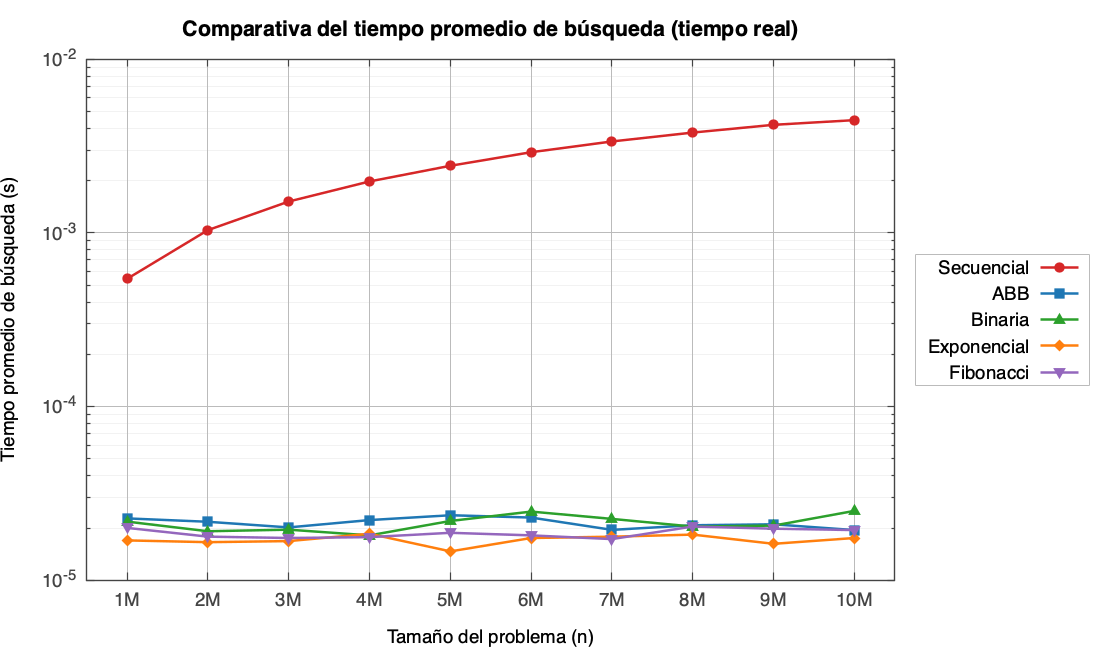

The gnuplot source for this figure:
set encoding utf8
set terminal pngcairo enhanced size 1100,650 font "Helvetica,14"

# Estilo general
set border linewidth 1.2 linecolor rgb "#444444"
set style line 100 lc rgb "#bbbbbb" lw 1
set style line 101 lc rgb "#e6e6e6" lw 0.5
set grid xtics ytics mytics ls 100, ls 101
set key outside right center box lc rgb "#bbbbbb" spacing 1.4 samplen 3
set xlabel "Tamaño del problema (n)" offset 0,-0.5
set ylabel "Tiempo promedio de búsqueda (s)" offset -1,0
set format x "%.0s%c"
set xtics 1000000
set xrange [500000:10500000]

set style line 1 lc rgb "#d62728" lw 2.5 pt 7  ps 1.3
set style line 2 lc rgb "#1f77b4" lw 2.5 pt 5  ps 1.3
set style line 3 lc rgb "#2ca02c" lw 2.5 pt 9  ps 1.4
set style line 4 lc rgb "#ff7f0e" lw 2.5 pt 13 ps 1.4
set style line 5 lc rgb "#9467bd" lw 2.5 pt 11 ps 1.4

# Gráfica 1: los cinco algoritmos (escala logarítmica en y)
set output "comparativa.png"
set title "Comparativa del tiempo promedio de búsqueda (tiempo real)" font "Helvetica-Bold,16"
set logscale y
set format y "10^{%L}"

plot "tiempos.dat" using 1:2 with linespoints ls 1 title "Secuencial", \
     ""            using 1:3 with linespoints ls 2 title "ABB", \
     ""            using 1:4 with linespoints ls 3 title "Binaria", \
     ""            using 1:5 with linespoints ls 4 title "Exponencial", \
     ""            using 1:6 with linespoints ls 5 title "Fibonacci"

# Gráfica 2: los cuatro algoritmos logarítmicos (escala lineal en y)
set output "comparativa_log.png"
set title "Tiempo promedio de búsqueda: ABB, Binaria, Exponencial y Fibonacci" font "Helvetica-Bold,16"
unset logscale y
set yrange [0:3e-5]
set format y "%.1t×10^{%T}"
set mytics 5

plot "tiempos.dat" using 1:3 with linespoints ls 2 title "ABB", \
     ""            using 1:4 with linespoints ls 3 title "Binaria", \
     ""            using 1:5 with linespoints ls 4 title "Exponencial", \
     ""            using 1:6 with linespoints ls 5 title "Fibonacci"

unset output
